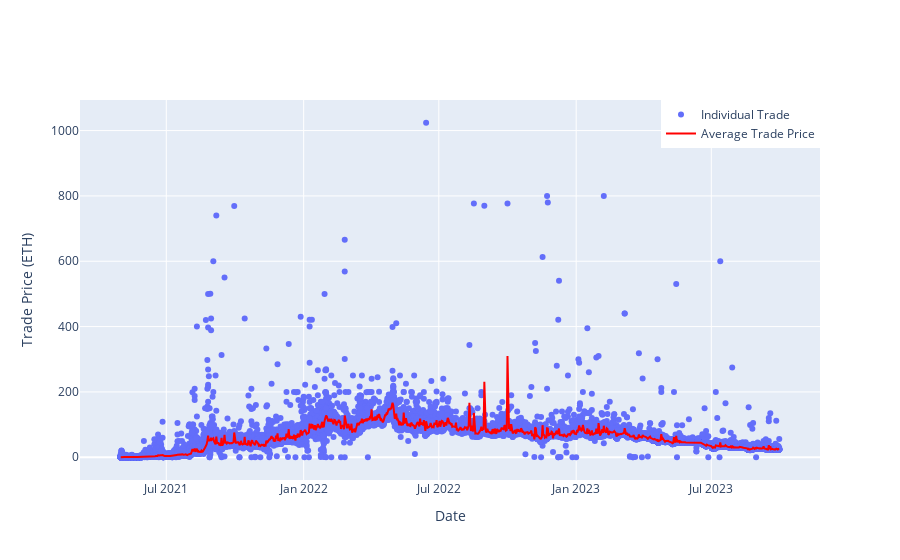

Here is the notebook cell this chart was saved with:
### Markdown cell above
# Price by date

### Code cell
import plotly.graph_objs as go

mean_prices = df.groupby('block_date').trade_price.mean().reset_index()
mean_prices.columns = ['block_date', 'mean_trade_price']
go.Scatter()
fig = go.Figure(
    data = [
        go.Scatter(
            mode='markers',
            x=df["block_date"], 
            y=df["trade_price"], 
            name='Individual Trade',
        ),
        go.Scatter(
            mode='lines', 
            x=mean_prices.block_date, 
            y=mean_prices.mean_trade_price, 
            name='Average Trade Price', 
            line=dict(color='red', width=2)
        )
    ],
    layout = go.Layout(
        xaxis=dict(title='Date'),
        yaxis=dict(title='Trade Price (ETH)'),
        legend=dict(
        x=1,
        y=1,
        xanchor='auto',
        yanchor='auto'
    )
    )
)

fig.show()

### Figure 1 — Plotly figure (JSON) as saved in the notebook; plotly's stock layout.template omitted (floating-point values rounded to 4 significant figures; data arrays with more than 128 entries replaced by an {"elided": "..."} marker saying what was removed)
{"data": [{"mode": "markers", "name": "Individual Trade", "type": "scatter", "x": {"elided": "43383 str values"}, "y": {"elided": "43383 float values"}}, {"line": {"color": "red", "width": 2}, "mode": "lines", "name": "Average Trade Price", "type": "scatter", "x": {"elided": "883 str values"}, "y": {"elided": "883 float values"}}], "layout": {"legend": {"x": 1, "xanchor": "auto", "y": 1, "yanchor": "auto"}, "xaxis": {"title": {"text": "Date"}}, "yaxis": {"title": {"text": "Trade Price (ETH)"}}}}
